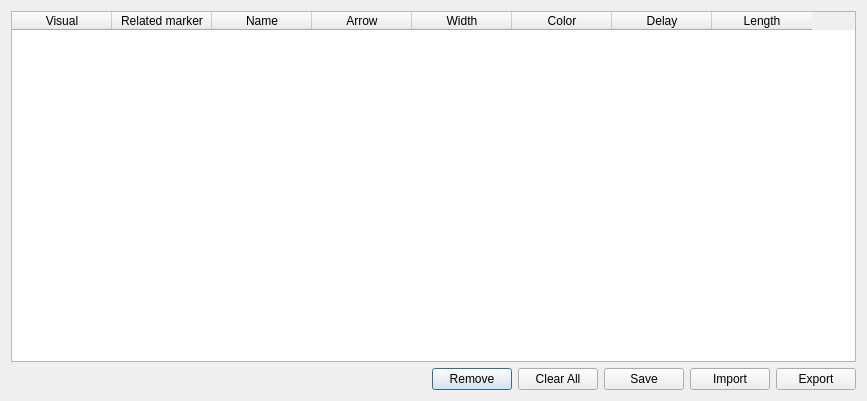
<?xml version="1.0" encoding="UTF-8"?>
<ui version="4.0">
 <class>PathPropertyDialogClass</class>
 <widget class="QDialog" name="PathPropertyDialogClass">
  <property name="geometry">
   <rect>
    <x>0</x>
    <y>0</y>
    <width>867</width>
    <height>401</height>
   </rect>
  </property>
  <property name="minimumSize">
   <size>
    <width>650</width>
    <height>0</height>
   </size>
  </property>
  <property name="windowTitle">
   <string>Edit track paths</string>
  </property>
  <layout class="QVBoxLayout" name="verticalLayout">
   <item>
    <widget class="QTableWidget" name="pathTableWidget">
     <property name="styleSheet">
      <string notr="true"/>
     </property>
     <column>
      <property name="text">
       <string>Visual</string>
      </property>
     </column>
     <column>
      <property name="text">
       <string>Related marker</string>
      </property>
     </column>
     <column>
      <property name="text">
       <string>Name</string>
      </property>
     </column>
     <column>
      <property name="text">
       <string>Arrow</string>
      </property>
     </column>
     <column>
      <property name="text">
       <string>Width</string>
      </property>
     </column>
     <column>
      <property name="text">
       <string>Color</string>
      </property>
     </column>
     <column>
      <property name="text">
       <string>Delay</string>
      </property>
     </column>
     <column>
      <property name="text">
       <string>Length</string>
      </property>
     </column>
    </widget>
   </item>
   <item>
    <layout class="QHBoxLayout" name="horizontalLayout">
     <item>
      <spacer name="horizontalSpacer">
       <property name="orientation">
        <enum>Qt::Horizontal</enum>
       </property>
       <property name="sizeHint" stdset="0">
        <size>
         <width>40</width>
         <height>20</height>
        </size>
       </property>
      </spacer>
     </item>
     <item>
      <widget class="QPushButton" name="removeBtn">
       <property name="text">
        <string>Remove</string>
       </property>
      </widget>
     </item>
     <item>
      <widget class="QPushButton" name="clearAllBtn">
       <property name="text">
        <string>Clear All</string>
       </property>
      </widget>
     </item>
     <item>
      <widget class="QPushButton" name="closeBtn">
       <property name="text">
        <string>Save</string>
       </property>
      </widget>
     </item>
     <item>
      <widget class="QPushButton" name="importBtn">
       <property name="text">
        <string>Import</string>
       </property>
      </widget>
     </item>
     <item>
      <widget class="QPushButton" name="exportBtn">
       <property name="styleSheet">
        <string notr="true"/>
       </property>
       <property name="text">
        <string>Export</string>
       </property>
      </widget>
     </item>
    </layout>
   </item>
  </layout>
 </widget>
 <layoutdefault spacing="6" margin="11"/>
 <resources>
  <include location="pathpropertydialog.qrc"/>
 </resources>
 <connections/>
</ui>
